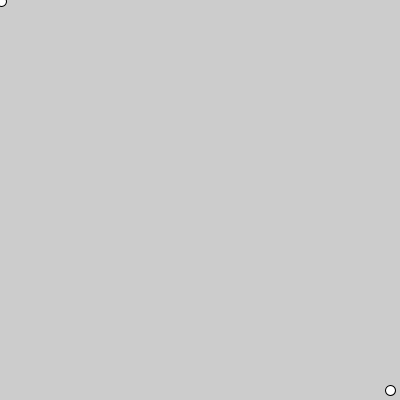
Frame 1 (no input)
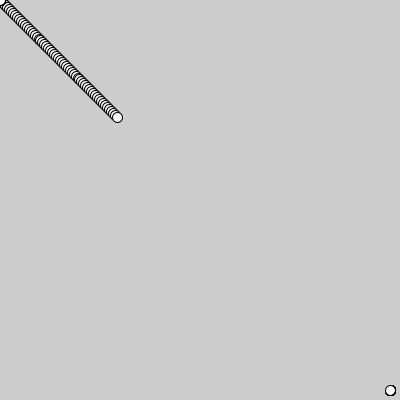
Frame 60 (the mouse pressed at the canvas centre just before this capture)
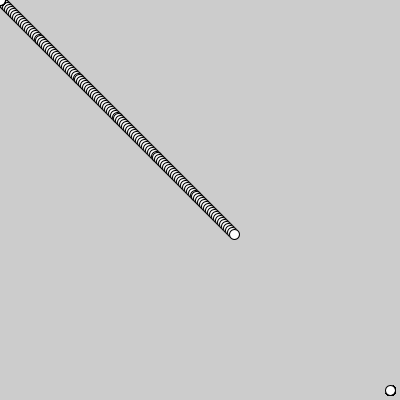
Frame 120 (the mouse held since frame 60 and released just before this capture)

The Processing sketch that drew these frames (run headless with seeded random() and noise(); from frame 60 on, the mouse is pressed at the canvas centre):

// Processing sketch: week03_06_lerp_frameCount
// ── week03_06_lerp_frameCount.pde
//week03_06_lerp_frameCount
void setup(){
  size(400,400);
}
float startX=0,startY=0;
float stopX=390,stopY=390;
void draw(){
  ellipse(startX,startY,10,10);
  ellipse(stopX,stopY,10,10);
  //lerp() 可以做內插，要給它0.0~1.0之間的數
  float midX = lerp(startX, stopX, frameCount / 200.0);
  float midY= lerp( startY, stopY, frameCount / 200.0);
  //frameCount是[第幾個frame]1小時=60分，1分=60秒，1秒=60 frame
  ellipse(midX,midY,10,10);
}
